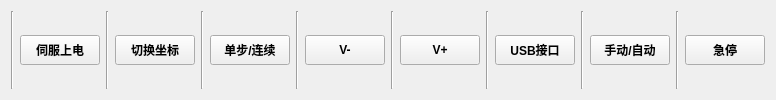
      <widget class="QWidget" name="widget_bottom" native="true">
       <layout class="QHBoxLayout" name="horizontalLayout">
        <item>
         <widget class="Line" name="line_7">
          <property name="orientation">
           <enum>Qt::Vertical</enum>
          </property>
         </widget>
        </item>
        <item>
         <widget class="QPushButton" name="btn_pwr">
          <property name="minimumSize">
           <size>
            <width>0</width>
            <height>30</height>
           </size>
          </property>
          <property name="font">
           <font>
            <weight>75</weight>
            <bold>true</bold>
           </font>
          </property>
          <property name="text">
           <string>伺服上电</string>
          </property>
          <property name="checkable">
           <bool>true</bool>
          </property>
          <property name="checked">
           <bool>false</bool>
          </property>
         </widget>
        </item>
        <item>
         <widget class="Line" name="line_2">
          <property name="orientation">
           <enum>Qt::Vertical</enum>
          </property>
         </widget>
        </item>
        <item>
         <widget class="QPushButton" name="btn_jog">
          <property name="minimumSize">
           <size>
            <width>0</width>
            <height>30</height>
           </size>
          </property>
          <property name="font">
           <font>
            <weight>75</weight>
            <bold>true</bold>
           </font>
          </property>
          <property name="text">
           <string>切换坐标</string>
          </property>
         </widget>
        </item>
        <item>
         <widget class="Line" name="line_3">
          <property name="orientation">
           <enum>Qt::Vertical</enum>
          </property>
         </widget>
        </item>
        <item>
         <widget class="QPushButton" name="btn_step">
          <property name="minimumSize">
           <size>
            <width>0</width>
            <height>30</height>
           </size>
          </property>
          <property name="font">
           <font>
            <weight>75</weight>
            <bold>true</bold>
           </font>
          </property>
          <property name="text">
           <string>单步/连续</string>
          </property>
          <property name="checkable">
           <bool>true</bool>
          </property>
         </widget>
        </item>
        <item>
         <widget class="Line" name="line_4">
          <property name="orientation">
           <enum>Qt::Vertical</enum>
          </property>
         </widget>
        </item>
        <item>
         <widget class="QPushButton" name="btn_V_down">
          <property name="minimumSize">
           <size>
            <width>0</width>
            <height>30</height>
           </size>
          </property>
          <property name="font">
           <font>
            <weight>75</weight>
            <bold>true</bold>
           </font>
          </property>
          <property name="text">
           <string>V-</string>
          </property>
          <property name="autoRepeat">
           <bool>true</bool>
          </property>
          <property name="autoRepeatInterval">
           <number>200</number>
          </property>
         </widget>
        </item>
        <item>
         <widget class="Line" name="line_5">
          <property name="orientation">
           <enum>Qt::Vertical</enum>
          </property>
         </widget>
        </item>
        <item>
         <widget class="QPushButton" name="btn_V_up">
          <property name="minimumSize">
           <size>
            <width>0</width>
            <height>30</height>
           </size>
          </property>
          <property name="font">
           <font>
            <weight>75</weight>
            <bold>true</bold>
           </font>
          </property>
          <property name="text">
           <string>V+</string>
          </property>
          <property name="autoRepeat">
           <bool>true</bool>
          </property>
          <property name="autoRepeatInterval">
           <number>200</number>
          </property>
         </widget>
        </item>
        <item>
         <widget class="Line" name="line_6">
          <property name="orientation">
           <enum>Qt::Vertical</enum>
          </property>
         </widget>
        </item>
        <item>
         <widget class="QPushButton" name="btn_USB">
          <property name="minimumSize">
           <size>
            <width>0</width>
            <height>30</height>
           </size>
          </property>
          <property name="font">
           <font>
            <weight>75</weight>
            <bold>true</bold>
           </font>
          </property>
          <property name="text">
           <string>USB接口</string>
          </property>
         </widget>
        </item>
        <item>
         <widget class="Line" name="line_30">
          <property name="orientation">
           <enum>Qt::Vertical</enum>
          </property>
         </widget>
        </item>
        <item>
         <widget class="QPushButton" name="btn_hand_auto">
          <property name="minimumSize">
           <size>
            <width>0</width>
            <height>30</height>
           </size>
          </property>
          <property name="font">
           <font>
            <weight>75</weight>
            <bold>true</bold>
           </font>
          </property>
          <property name="text">
           <string>手动/自动</string>
          </property>
         </widget>
        </item>
        <item>
         <widget class="Line" name="line_31">
          <property name="orientation">
           <enum>Qt::Vertical</enum>
          </property>
         </widget>
        </item>
        <item>
         <widget class="QPushButton" name="btn_scram">
          <property name="minimumSize">
           <size>
            <width>0</width>
            <height>30</height>
           </size>
          </property>
          <property name="font">
           <font>
            <weight>75</weight>
            <bold>true</bold>
           </font>
          </property>
          <property name="text">
           <string>急停</string>
          </property>
         </widget>
        </item>
       </layout>
      </widget>
